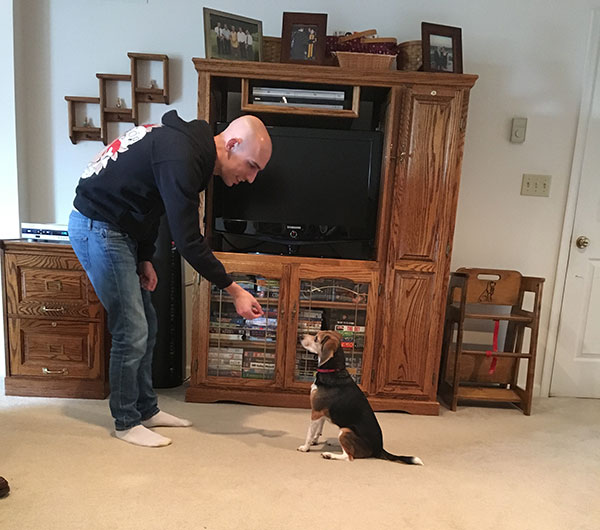
#> input picture input_images/living_room.jpg, 600 x 530 px
$ python image_segmentation.py --image input_images/living_room.jpg --output out.png
#> lines starting #> are read from the running program, lines starting #| are printed output that depends on the picture
import cv2
import numpy as np
import argparse

def segment_image(image_path, k, output_path):
    # Read the image
#> called with image_path = 'input_images/living_room.jpg', k = 4, output_path = 'out.png'
    image = cv2.imread(image_path)
#> image is the input picture: shape (530, 600, 3); mean B, G, R 101.7, 116.3, 134.4
    if image is None:
        print(f"Could not open or find the image: {image_path}")
        return

    # Convert image to RGB (OpenCV uses BGR by default)
    image = cv2.cvtColor(image, cv2.COLOR_BGR2RGB)

    # Reshape the image to a 2D array of pixels and 3 color values (RGB)
    pixel_values = image.reshape((-1, 3))
    pixel_values = np.float32(pixel_values)

    # Define the criteria and apply KMeans
    criteria = (cv2.TERM_CRITERIA_EPS + cv2.TERM_CRITERIA_MAX_ITER, 100, 0.2)
    _, labels, centers = cv2.kmeans(pixel_values, k, None, criteria, 10, cv2.KMEANS_RANDOM_CENTERS)
#> centers = [[216.9, 200.4, 180.2], [39.56, 31.99, 28.54], [113.7, 76.78, 57.11], [168.7, 155.2, 139.5]]

    # Convert back to 8 bit values
    centers = np.uint8(centers)
#> centers = [[216, 200, 180], [39, 31, 28], [113, 76, 57], [168, 155, 139]]

    # Map the labels to the center values
    segmented_image = centers[labels.flatten()]

    # Reshape back to the original image
    segmented_image = segmented_image.reshape(image.shape)
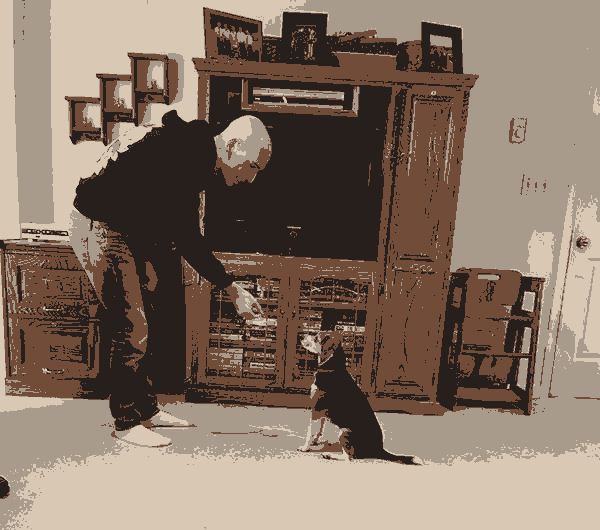
#> segmented_image: shape (530, 600, 3); mean R, G, B 133.7, 115.7, 101.4

    # Convert segmented image to BGR for saving with OpenCV
    segmented_image = cv2.cvtColor(segmented_image, cv2.COLOR_RGB2BGR)

    # Save the segmented image
    cv2.imwrite(output_path, segmented_image)
    print(f"Segmented image saved to {output_path}")

if __name__ == "__main__":
    parser = argparse.ArgumentParser(description='Image Segmentation using K-Means Clustering')
    parser.add_argument('--image', type=str, required=True, help='Path to the input image')
    parser.add_argument('--k', type=int, default=4, help='Number of clusters for K-Means')
    parser.add_argument('--output', type=str, required=True, help='Path to save the segmented image')

    args = parser.parse_args()

    segment_image(args.image, args.k, args.output)
